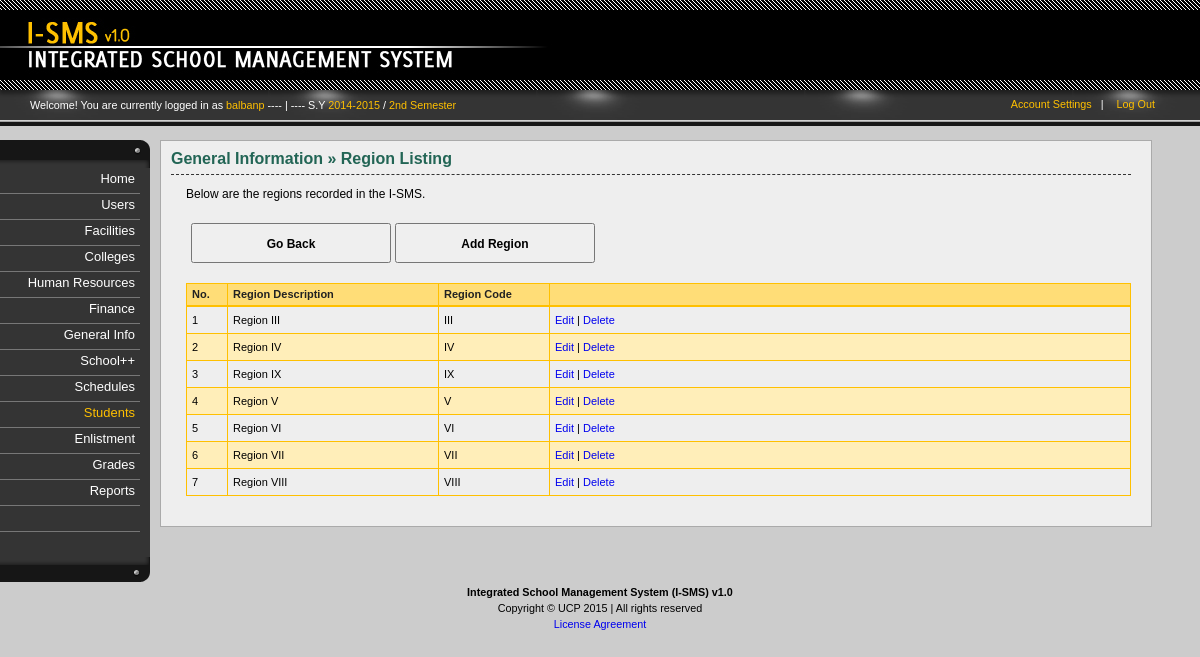
The app's page /generalinfo-region.php (signed in) with its own data.
### _system/_config/sys_config.php (called while the page is built, shortened)
<?php
		$DIR_SERVER_FOLDER = "";
		$DIR_CSS_DEFAULT = "http://" . $_SERVER['HTTP_HOST'] . $DIR_SERVER_FOLDER . "/design/default/css/";
?>

### _libs/classes/fix.inc.php (called while the page is built, shortened)
<?php
	class SchoolYear2{
		function __construct($year_id, $start, $end, $active){
			$this->start = $start;
			$this->end = $end;
		}
	}
	class Semester2{
		function __construct($semester_id, $description, $shorthand, $active){
			$this->description = $description;
		}
	}
	class FixManager{
		private $conn = null;
		function __construct($conn = null){
			if($conn !== null){
				$this->conn = $conn;
			} else {
				$this->error = "No defined connection.";
			}
		}
		function GetActiveSchoolYear(){
			$years = null;
			if($this->conn == null){
				$error = "No defined connection.";
				return null;
			} else {
				$conn = $this->conn;
				$query = "SELECT SchoolYearID, Start, End, Active FROM `sch-school_years` WHERE Active=1 ";
				$query .= "ORDER BY Start";
				$result = $conn->query($query);
				if($conn->error <> ""){
					$this->error = $conn->error;
				} else {
					$years = array();
					$ctr = 0;
					if($result->num_rows > 0){
						while($row = $result->fetch_assoc()){
							$years[$ctr] = new SchoolYear2($row['SchoolYearID'], $row['Start'], $row['End'], $row['Active']);
							$ctr++;
						}
					}
				}
			}
			return $years;
		}
		function GetActiveSemester(){
			$semesters = null;
			if($this->conn == null){
				$error = "No defined connection.";
				return null;
			} else {
				$conn = $this->conn;
				$query = "SELECT SemesterID, Description, Shorthand, Active FROM `sch-semesters` ";
				$query .= "WHERE 1=1 AND Active=1 ";
				$result = $conn->query($query);
				if($conn->error <> ""){
					$this->error = $conn->error;
				} else {
					$semesters = array();
					$ctr = 0;
					if($result->num_rows > 0){
						while($row = $result->fetch_assoc()){
							$semesters[$ctr] = new Semester2($row['SemesterID'], $row['Description'], $row['Shorthand'], $row['Active']);
							$ctr++;
						}
					}
				}
			}
			return $semesters;
		}
	}
?>

### _libs/classes/gen.inc.php (called while the page is built, shortened)
<?php
	class Region{
		function __construct($_region_id, $_code, $_description){
			$this->region_id 	= $_region_id;
			$this->code			= $_code;
			$this->description 	= $_description;
		}
	}
	class GeneralInformationManager{
		public $error = array();
		private $conn = null;
		function __construct($conn = null){
			if($conn !== null){
				$this->conn = $conn;
			} else {
				$this->error[sizeof($this->error)] = "No defined connection.";
			}
		}
		function GetRegions($region_id=null){
			$regions  = null;
			if($this->conn == null){
				$this->error[sizeof($this->error)] = "No defined connection.";
				return null;
			} else {
				$conn = $this->conn;
				$query = "SELECT RegionID, Code, Description FROM `gen-region_listing` ";
				$query .= "WHERE 1 ";
				$query .= "ORDER BY Description ";
				$result = $conn->query($query);
				if($conn->error <> ""){
					$this->error[sizeof($this->error)] = $conn->error;
				} else {
					$regions  = array();
					$ctr = 0;
					if($result->num_rows > 0){
						while($row = $result->fetch_assoc()){
							$regions [$ctr] = new Region($row['RegionID'], $row['Code'], $row['Description']);
							$ctr++;
						}
					}
				}
			}
			return $regions ;
		}
	}
?>

### generalinfo-region.php (the view, shortened to what this page needs)
<?php
	require_once("_system/_config/sys_config.php");
	require_once(CLASSLIST . "user.inc.php");
	require_once(CLASSLIST . "menu.inc.php");
	require_once(CLASSLIST . "gen.inc.php");
	if(isset($_SESSION['UserInfo'])){
		$UserInfo = unserialize($_SESSION['UserInfo']);
	} else {
		header("Location: index.php?error=2");
		exit();
	}
	$ISMS = new ISMSConnection(CONNECTION_TYPE);
	$conn = $ISMS->GetConnection();
	$hnd = new GeneralInformationManager($conn);
	$regions = $hnd->GetRegions();
?>
<!DOCTYPE html PUBLIC "-//W3C//DTD XHTML 1.0 Transitional//EN" "http://www.w3.org/TR/xhtml1/DTD/xhtml1-transitional.dtd">
<html lang="en-US" xml:lang="en-US" xmlns="http://www.w3.org/1999/xhtml">
	<head>
<?php
	require_once("_system/_config/head_config.php");
	echo "<link rel=\"stylesheet\" href=\"" . $DIR_CSS_DEFAULT . "home.css\" />";
	echo "<link rel=\"stylesheet\" href=\"" . $DIR_CSS_DEFAULT . "verticalnav.css\" />";
	echo "<link rel=\"stylesheet\" href=\"" . $DIR_CSS_DEFAULT . "columns.css\" />";
	echo "<link rel=\"stylesheet\" href=\"" . $DIR_CSS_DEFAULT . "content.css\" />";
	echo "<link rel=\"stylesheet\" href=\"" . $DIR_CSS_DEFAULT . "actions.css\" />";
	echo "<link rel=\"stylesheet\" href=\"" . $DIR_CSS_DEFAULT . "tables.css\" />";
	echo "<link rel=\"stylesheet\" href=\"" . $DIR_CSS_DEFAULT . "tweaks.css\" />";
?>
	</head>
	<body id="students">
		<div id="container">
			<div id="header">
				<?php require_once("_system/main/banner.inc.php"); ?>
				<?php require_once("_system/main/dashboard.inc.php"); ?>
			</div><?php  ?>
			<div id="body">
				<div class="content">
					<div class="column" id="column-first">
						<?php require_once("_system/main/mainmenu.inc.php"); ?>
					</div>
					<div class="column" id="column-second">
						<div class="inner">
							<h1>
								<span class="Highlight">General Information &raquo; Region Listing</span>
							</h1>
							<p class="">Below are the regions recorded in the I-SMS.</p>
							<div id="actions">
								<p class="action">
									<input type="button" value="Go Back" onclick="window.location='generalinfo.php'" />
									<input type="button" value="Add Region" onclick="window.location='generalinfo-region-add.php'" />
								</p>
							</div>
							<div class="table">
								<table class="countries default" cellspacing="0" title="">
									<thead>
										<th class="Count">No.</th>
										<th class="medium_width">Region Description</th>
										<th class="small_width">Region Code</th>
										<th class="Actions"></th>
									</thead>
									<?php
										$ctr = 0;
										if(sizeof($regions) > 0){
											foreach($regions as $item){
												$ctr++;
												if($ctr % 2 == 0){
													echo "<tr class=\"even\">";
												} else {
													echo "<tr class=\"odd\">";
												}
													echo "<td>{$ctr}</td>";
													echo "<td>{$item->description}</td>";
													echo "<td>{$item->code}</td>";
													echo "<td class=\"Actions\">";
														echo "<a href=\"generalinfo-region-edit.php?id={$item->region_id}\">Edit</a>";
														echo " | ";
														echo "<a href=\"generalinfo-region-process.php?id={$item->region_id}&action=delete\" onclick=\"return confirm('Delete region from records? Click OK to continue.')\">Delete</a>";
													echo "</td>";
												echo "</tr>";
											}
										} else {
											echo "<td colspan=\"6\">There are no regions registered.</td>";
										}
									?>
								</table>
							</div>
						</div>
					</div>
				</div>
			</div><?php  ?>
			<div id="footer">
				<?php require_once("_system/main/footer.inc.php"); ?>
			</div><?php  ?>
		</div>
	</body>
</html>

### _system/main/dashboard.inc.php (shortened to what this page needs)
<div id="dashboard">
	<div class="inner">
		<p class="greetings">Welcome! You are currently logged in as
			<span class="highlight">
				<?php echo $UserInfo->username; ?>
			</span>
			<?php
				require_once(CLASSLIST . 'fix.inc.php');
				$ISMS2 = new ISMSConnection(CONNECTION_TYPE);
				$conn2 = $ISMS2->GetConnection();
				$dash = new FixManager($conn2);
				$tmp_sy = $dash->GetActiveSchoolYear();
				$tmp_sem = $dash->GetActiveSemester();
				$curr_sy = $tmp_sy[0]->start . "-" . $tmp_sy[0]->end;
				$curr_sem = $tmp_sem[0]->description;
				if(isset($curr_sy)){
					echo " ---- | ---- S.Y <span class=\"highlight\">" . $curr_sy;
					echo "</span> / <span class=\"highlight\">" . $curr_sem . "</span>";
				}
			?>
		</p>
		<div class="options">
			<ul>
				<li><a href="account-settings.php">Account Settings</a>&nbsp;&nbsp;&nbsp;|</li>
				<li><a href="logout.php">Log Out</a></li>
			</ul>
		</div>
	</div>
</div>

### design/default/css/general.css (style rules this page uses)
html { font: 67.5% Arial, Tahoma, Verdana, "Times New Roman"; }
body { font-size: 100%; background-color: #f0efef; background-color: #ccc; background-image: url(../images/logo.png); padding-bottom: 20px; }
#header { height: 90px; background-color: #000; }
p { line-height: 1.5em; }
p.action input { width: 200px; height: 40px; font-weight: bold; font-family: Arial!important; }
p.action { font-size: 14px!important; }

### design/default/css/home.css (style rules this page uses)
#header { margin-bottom: 50px; }
#dashboard .inner { display: block; height: 24px; padding: 7px 0px 5px 30px; background-image: url("../images/dashboard.png"); background-color: #000; position:relative; }
#dashboard .options { position: absolute;right: 35px;top: 9px; width: 200px; text-align: right; }
#dashboard .options a { color: #ffc000; text-decoration: none }
#dashboard .options ul li { display: inline; margin-right: 10px; color: #fff; }
#dashboard .greetings { margin-top: 0px; color: #fff; }
#dashboard .inner .greetings .highlight { color: #ffc000; }

### design/default/css/columns.css (style rules this page uses)
.content div.column { float: left; }
#column-first { width: 160px; }
#column-second { width: 80%; background-color: #eee; border: 1px solid #aaa; padding: 10px 20px 30px 10px; color: 333; overflow: hidden; }

### design/default/css/content.css (style rules this page uses)
div#body { padding-bottom: 20px; }
div#column-second h1 { font-size: 16px; padding: 10px 30px 7px 0px; border-bottom: 1px dashed #333; margin-top: 10px; }
div#column-second h1:first-child { font-size: 16px; padding: 0px 30px 7px 0px; border-bottom: 1px dashed #333; margin-top: 0px; border-top: 0; }
div#column-second h1 span.Highlight { color: #226555; font-weight: bold; }
div#column-second p { margin: 10px 20px 0px 15px; font-size: 12px; }
div#actions p { font-size: 11px; }
div#actions input { font-size: 12px; font-family: "Century Gothic", Arial, Tahoma, Verdana, "Times New Roman" }

### design/default/css/actions.css (style rules this page uses)
div#actions { margin: 5px 0px 0px 0px; padding: 5px 5px 10px 5px; }
p.action input { padding: 3px 10px 2px 10px; }

### design/default/css/tables.css (style rules this page uses)
div.table { margin-left: 15px; margin-top: 10px; font-size: 11px; }
div.table table { border: 1px solid #ffc000; }
div.table table thead th { background-color: #ffdd77; border-bottom: 2px solid #ffc000; color: #222; font-weight: bold; }
div.table table thead th, div.table table td { padding: 5px 5px 5px 5px; text-align:left; }
div.table table th,div.table table td { border-right: 1px solid #ffc000; border-bottom: 1px solid #ffc000; }
div.table table td { cursor: pointer; line-height: 16px; }
div.table td.Actions a { text-decoration: none; }
div.table td { vertical-align: middle; }
div.table th { vertical-align: middle; }
th.Count { width: 30px!important; }
table.default { width: 100%; }
table.default td { min-width: 20px; }
table.default .Count { width: 40px; }
table.default .medium_width { width: 200px; }
table.default .small_width { width: 100px; }
tr.even { background-color: #ffeeb9; }

### records on screen
sch-school_years: curr_sy "2014-2015"
sch-semesters: Description "2nd Semester"
gen-region_listing: Description "Region III", Code "III"
gen-region_listing: Description "Region IV", Code "IV"
gen-region_listing: Description "Region IX", Code "IX"
gen-region_listing: Description "Region V", Code "V"
gen-region_listing: Description "Region VI", Code "VI"
gen-region_listing: Description "Region VII", Code "VII"
gen-region_listing: Description "Region VIII", Code "VIII"

### other values on screen
$UserInfo->username "balbanp"
$MenuItem->display "Home"
$MenuItem->display "Users"
$MenuItem->display "Facilities"
$MenuItem->display "Colleges"
$MenuItem->display "Human Resources"
$MenuItem->display "Finance"
$MenuItem->display "General Info"
$MenuItem->display "School++"
$MenuItem->display "Schedules"
$MenuItem->display "Students"
$MenuItem->display "Enlistment"
$MenuItem->display "Grades"
$MenuItem->display "Reports"
